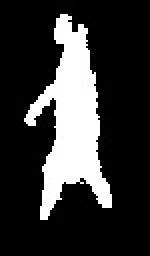
#> input picture Siltest/colors_use_10.jpg, 75 x 128 px (shown 2 times larger)
$ python DrawContour.py
#> lines starting #> are read from the running program, lines starting #| are printed output that depends on the picture; after the words box and inside, x2 and y2 are one past the last pixel; in counts of white or black regions, pixels touching at a corner belong together
import cv2 as cv
#read the image
img = cv.imread(r'Siltest/colors_use_10.jpg')
#> img is the input picture: shape (128, 75, 3); min 0, max 255, mean 53.8
#convert the image to grayscale
gray = cv.cvtColor(img, cv.COLOR_BGR2GRAY)
#blur image to reduce the noise in the image while thresholding
blur = cv.blur(gray, (3,3))
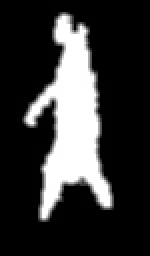
#> blur: shape (128, 75) (shown 2 times larger); min 0, max 255, mean 53.8
#Apply thresholding to the image
ret, thresh = cv.threshold(blur, 127, 255, cv.THRESH_OTSU)
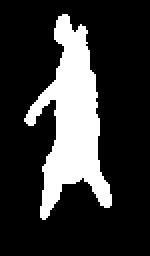
#> thresh: shape (128, 75) (shown 2 times larger); 21% white; 1 white region
#> ret = 114
#find the contours in the image
contours, heirarchy = cv.findContours(thresh, cv.RETR_TREE, cv.CHAIN_APPROX_SIMPLE)
#> contours = 1 contour; box (x1, y1, x2, y2) and area: (12, 7, 56, 110) 1870

cv_contours = []
for contour in contours:
    area = cv.contourArea(contour)
    if area >= 100:
        cv_contours.append(contour)
        # x, y, w, h = cv2.boundingRect(contour)
        # img[y:y + h, x:x + w] = 255
    else:
        continue
#> this loop made 1 pass
#> area on pass 1: 1870.5
#> after the loop, cv_contours has the same summary as contours

#draw the obtained contour lines(or the set of coordinates forming a line) on the original image
cv.drawContours(img, cv_contours, -1, (0,255,0), 1)
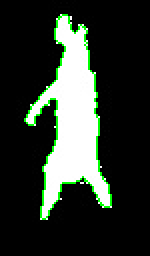
#> img: shape (128, 75, 3) (shown 2 times larger); 3.03% of pixels changed, all inside (x1, y1, x2, y2) = (12, 7, 56, 110)
#show the image
cv.namedWindow('Contours',cv.WINDOW_NORMAL)
cv.namedWindow('Thresh',cv.WINDOW_NORMAL)
cv.imshow('Contours', img)
cv.imshow('Thresh', thresh)
if cv.waitKey(0):
#> (key Esc is pressed here)
    cv.destroyAllWindows()

$ run again, with Siltest/1KNN.jpg copied over Siltest/colors_use_10.jpg
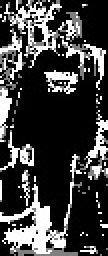
#> input picture Siltest/1KNN.jpg, 54 x 128 px (shown 2 times larger)
#> img is the input picture: shape (128, 54, 3); min 0, max 255, mean 64.5
#> `ret, thresh = cv.threshold(blur, 127, 255, cv.THRESH_OTSU)`:
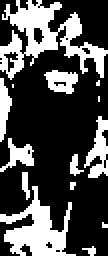
#> thresh: shape (128, 54) (shown 2 times larger); 30.7% white; 14 white regions (6 under 20 px)
#> ret = 87
#> contours = 24 contours, 14 with area under 20; largest, box (x1, y1, x2, y2) and area: (0, 0, 54, 40) 752, (0, 93, 38, 128) 496, (42, 58, 54, 89) 146, (22, 35, 39, 47) 120, (0, 69, 17, 86) 96
#> the loop `for contour in contours:` made 24 passes
#> area on passes 3, 7, 8, 9, 11, 16, 17, 19: 496, 22, 25, 95.5, 146.5, 82.5, 120.5, 752.5
#> after the loop `for contour in contours:`: cv_contours = 4 contours; box (x1, y1, x2, y2) and area: (0, 0, 54, 40) 752, (0, 93, 38, 128) 496, (42, 58, 54, 89) 146, (22, 35, 39, 47) 120
#> `cv.drawContours(img, cv_contours, -1, (0,255,0), 1)`:
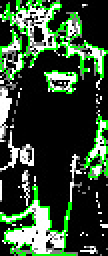
#> img: shape (128, 54, 3) (shown 2 times larger); 9.27% of pixels changed, all inside (x1, y1, x2, y2) = (0, 0, 54, 128)
